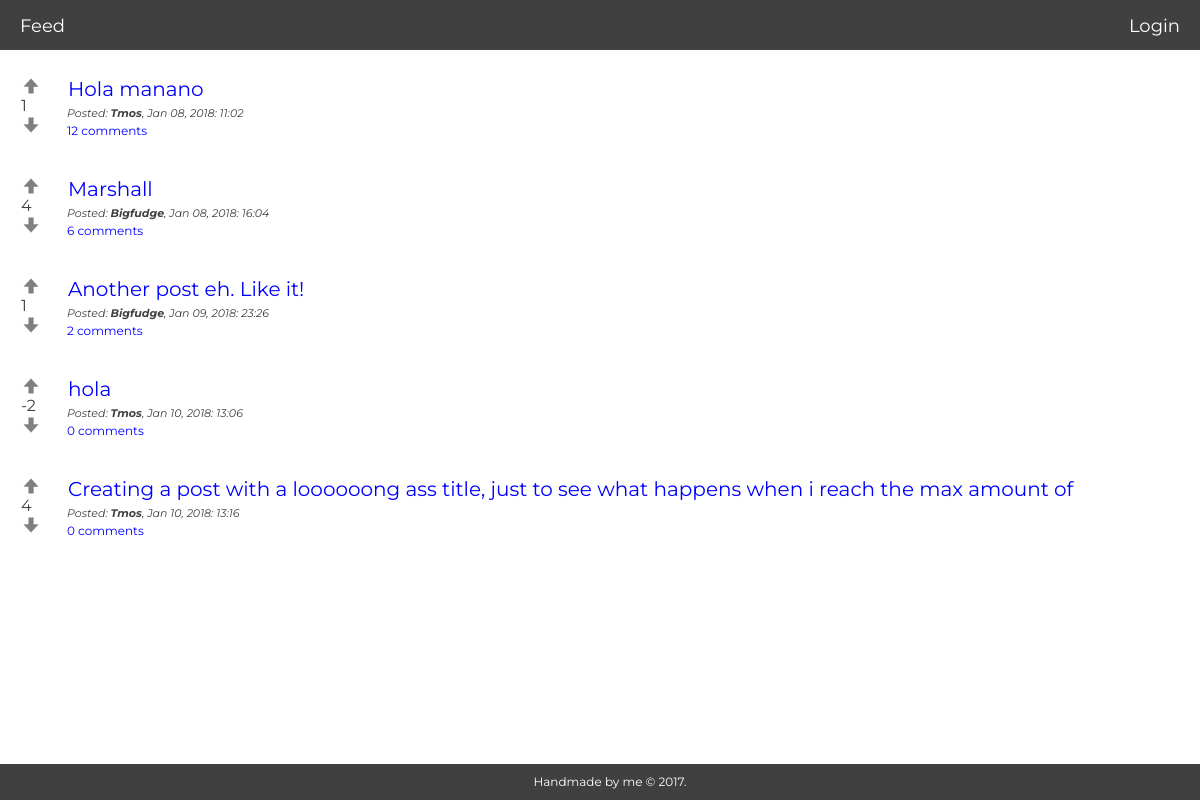
Page /pages/feed.php on the earlier database version.
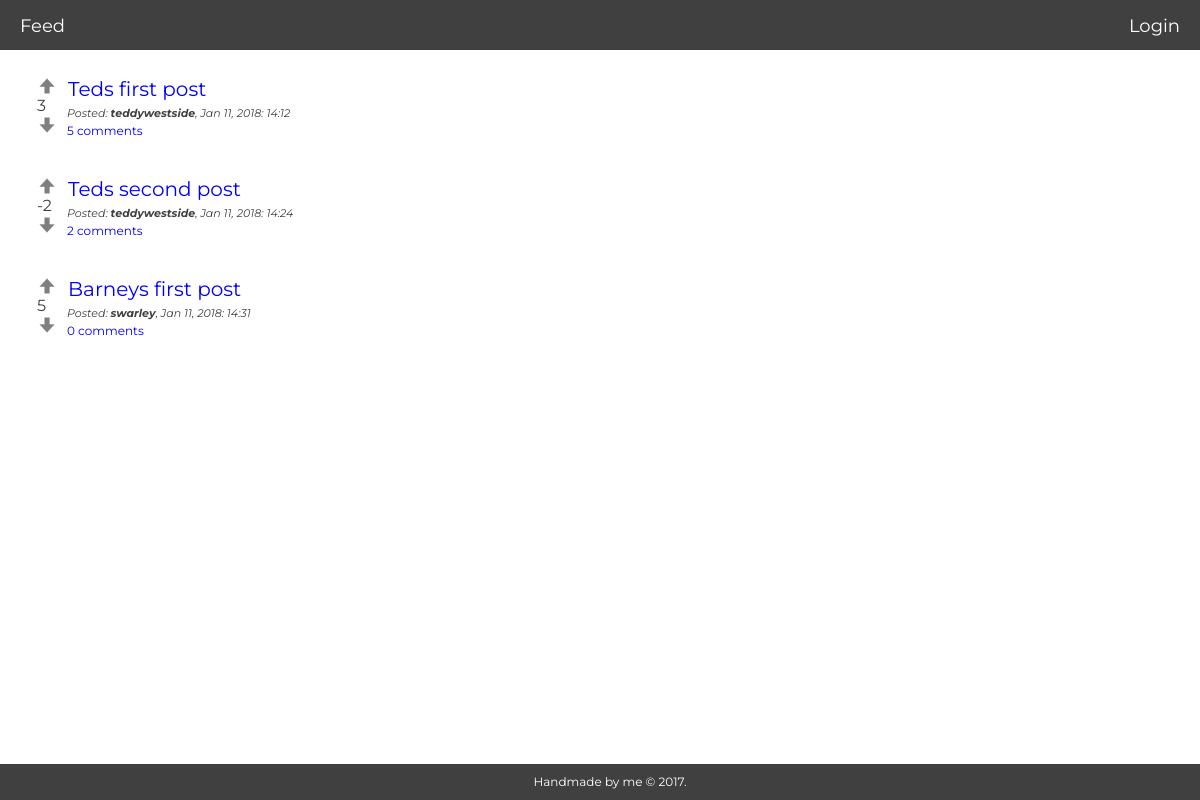
Same page on the later database version.
### tables this page shows
CREATE TABLE "posts" (
        `id`       INTEGER NOT NULL,
        `post_id`       INTEGER NOT NULL PRIMARY KEY AUTOINCREMENT UNIQUE,
        `title` VARCHAR NOT NULL,
        `description`   VARCHAR NOT NULL,
        `url`   VARCHAR NOT NULL,
        `posted`      VARCHAR,
        `up_vote` INTEGER,
        `down_vote` INTEGER,
        `edited`     VARCHAR
);

CREATE TABLE "users" (
        `id`    INTEGER NOT NULL PRIMARY KEY AUTOINCREMENT UNIQUE,
        `name`  VARCHAR NOT NULL,
        `username`      VARCHAR NOT NULL UNIQUE,
        `email` VARCHAR NOT NULL,
        `password`      VARCHAR NOT NULL,
        `biography`     VARCHAR NOT NULL,
        `img`           VARCHAR,
        `joined`     VARCHAR
);

### logic/feed.php (called while the page is built, shortened)
<?php
   $query = "SELECT * FROM posts LEFT JOIN users ON posts.id=users.id";
   $statement = $pdo->query($query);
   $statement->execute();
   $joined = $statement->fetchAll(PDO::FETCH_ASSOC);

### pages/feed.php (the view, shortened to what this page needs)
<?php
require __DIR__.'../../views/header.php';
require __DIR__.'/../logic/feed.php';
?>
<div class="post">
   <?php foreach($joined as $join): ?>
      <div class="post-feed">
         <form action="../logic/votes.php?id=<?php echo $join['post_id']?>" method="post" class="votes">
            <br>
            <input type="submit" name="up_vote" value="" />
            <br>
               <?php
               $post_id = $join['post_id'];
               $query = 'SELECT sum(vote) FROM votes WHERE post_id = :post_id';
               $query1 = 'SELECT * FROM comments WHERE post_id = :post_id';
               $statement = $pdo->prepare($query);
               $statement1 = $pdo->prepare($query1);
               $statement->bindParam(':post_id', $post_id, PDO::PARAM_INT);
               $statement1->bindParam(':post_id', $post_id, PDO::PARAM_INT);
               $statement->execute();
               $statement1->execute();
               $votes = $statement->fetch(PDO::FETCH_ASSOC);
               $comments = $statement1->fetchAll(PDO::FETCH_ASSOC);
               echo $votes["sum(vote)"];
               ?>
            <br>
            <input type="submit" name="down_vote" value="" />
         </form>
            <a href="comment.php?id=<?php echo $join['post_id'] ?>" class="title"><?php echo $join['title']; ?></a>
            <p class="posted">Posted: <strong><?php echo $join['username']; ?></strong>, <?php echo $join['posted']; ?></p>
            <a href="comment.php?id=<?php echo $join['post_id'] ?>" class="comment-btn"><?php echo count($comments); ?> comments</a>
      </div>
      <br>
      <br>
   <?php endforeach; ?>
</div>
<?php require __DIR__.'../../views/footer.php'; ?>

### views/header.php (shortened to what this page needs)
<!DOCTYPE html>
<html lang="en">
<head>
    <link rel="stylesheet" href="../css/main.css">
    <link rel="stylesheet" href="../css/media.css">
</head>
<body>
    <?php require __DIR__.'/navigation.php'; ?>

### views/navigation.php (shortened to what this page needs)
<?php $id = $_SESSION; ?>
<div class="nav-wrapper">
   <div class="navbar-left">
      <a href="../pages/feed.php">Feed</a>
   </div>
   <?php if (isset($_SESSION['user'])): ?>
      <?php foreach($id as $user):?>
      <div class="navbar-right">
         <a href="/pages/profile.php"><?php echo $user['username']; ?></a>
      <?php endforeach; ?>
         <a href="/app/auth/logout.php"><?php echo "Logout"; ?></a>
      </div>
      <div class="navbar-left">
         <a href="/pages/createPost.php">Create Post</a>
      </div>
   <?php else: ?>
      <div class="navbar-right">
         <a href="/pages/login.php"><?php echo "Login"; ?></a>
      </div>
   <?php endif; ?>
</div>

### views/footer.php (shortened to what this page needs)
    <footer>Handmade by me © 2017.</footer>
</body>
</html>

### css/main.css (style rules this page uses)
* { margin: 0px; font-family: Montserrat; }
body { color: #404040; background-size: cover; background-attachment: fixed; }
a { text-decoration: none; outline: none; margin: 20px; color: white; }
footer { background-color: #404040; color: white; position: fixed; bottom: 0%; height: 2%; width: 100%; padding: 10px; text-align: center; font-size: 12px; }
.nav-wrapper { position: fixed; background-color: #404040; color: white; width: 100%; height: 35px; padding-top: 15px; font-size: 18px; z-index: 1; }
.navbar-left { float: left; }
.navbar-right { float: right; }
.votes { position: absolute; margin-top: -20px; left: -2%; }
.post-feed { margin-left: 20px; }
.posted { font-style: italic; font-size: 11px; margin-top: 5px; }
.title { color: blue; margin-left: 1px; margin-right: 20px; font-size: 20px; max-width: 80%; }
input[name=up_vote] { background-image: url("../img/up.png"); background-size: cover; border: none; background-color: transparent; opacity: .5; height: 20px; width: 20px; cursor: pointer; }
input[name=down_vote] { background-image: url("../img/down.png"); background-size: cover; border: none; background-color: transparent; opacity: .5; height: 20px; width: 20px; cursor: pointer; }
.comment-btn { margin-top: 5px; cursor: pointer; border: none; outline: none; color: blue; margin-left: 0px; font-size: 12px; }
.post { position: absolute; top: 9%; left: 3.5%; margin-bottom: 100px; padding: 5px; }

Differences in the rows shown:
removed posts: sum "4", title "Marshall", users.username "Bigfudge", posted "Jan 08, 2018: 16:04", count($comments) "6"
removed posts: sum "1", title "Another post eh. Like it!", users.username "Bigfudge", posted "Jan 09, 2018: 23:26", count($comments) "2"
removed posts: sum "-2", title "hola", users.username "Tmos", posted "Jan 10, 2018: 13:06", count($comments) "0"
removed posts: sum "4", title "Creating a post with a loooooong ass title, just to see what happens when i reach the max amount of", users.username "Tmos", posted "Jan 10, 2018: 13:16", count($comments) "0"
added posts: sum "3", title "Teds first post", users.username "teddywestside", posted "Jan 11, 2018: 14:12", count($comments) "5"
added posts: sum "-2", title "Teds second post", users.username "teddywestside", posted "Jan 11, 2018: 14:24", count($comments) "2"
changed posts: sum "1" → "5"; title "Hola manano" → "Barneys first post"; users.username "Tmos" → "swarley"; posted "Jan 08, 2018: 11:02" → "Jan 11, 2018: 14:31"; count($comments) "12" → "0"
